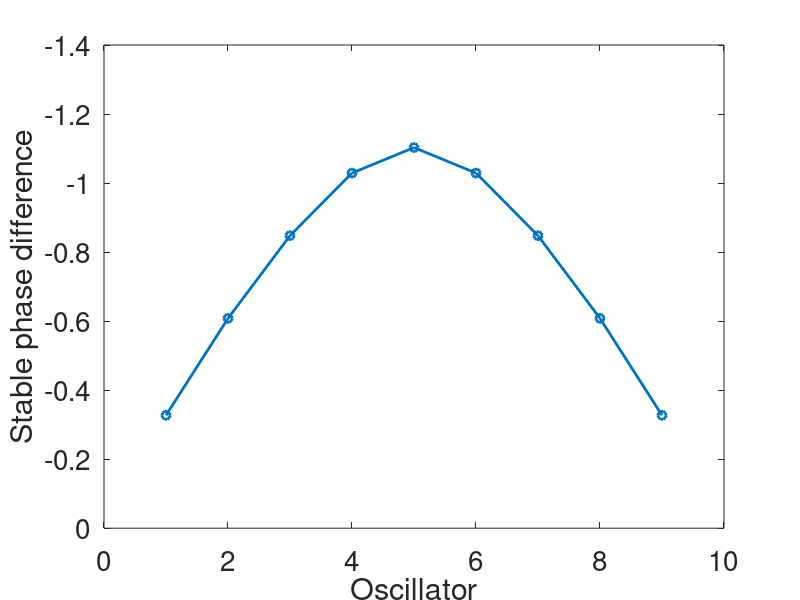
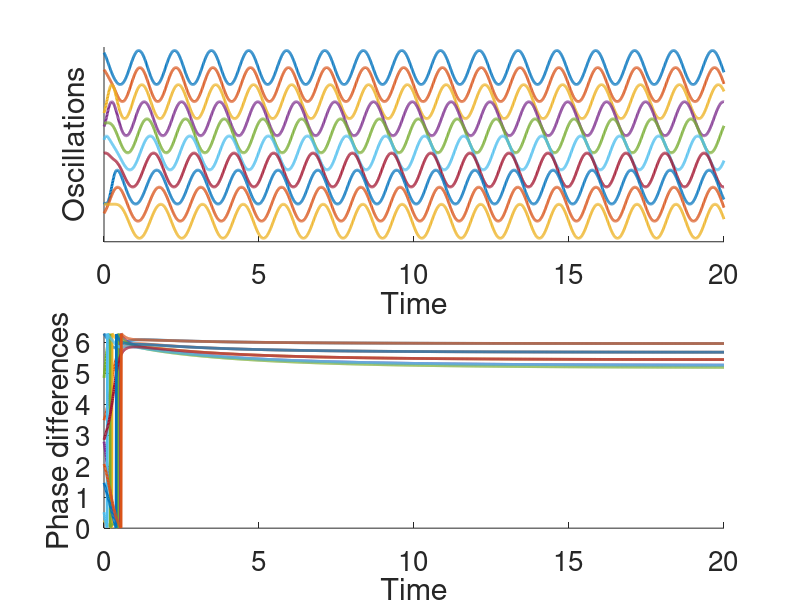
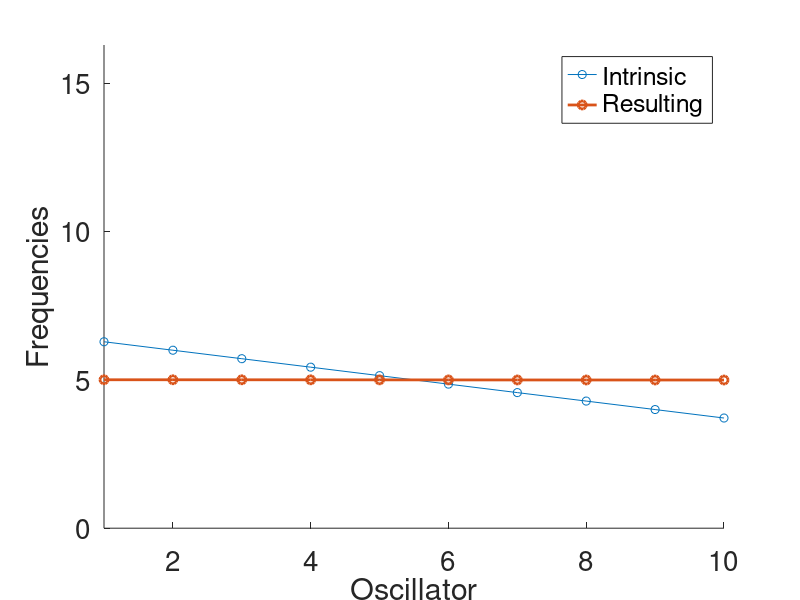

Write the MATLAB code that produced these figures, in order.
function chain_phase_oscil(a,e,Noscils)
 % a is the coupling strength. e is the difference of intrinsic frequencies
 % from one oscillator to the next (typically negative, to get a head to
 % tail traveling wave). Noscils is the number of oscillators.
 close all
if nargin<1
    a = 4; % Coupling strength. FEEL FREE TO CHANGE
end
if nargin<2
    e=-pi/11;  % Difference of intrinsic frequencies from one oscillator to the next. FEEL FREE TO CHANGE
end
if nargin<3
    Noscils=10;  % Number of oscillators. FEEL FREE TO CHANGE
end
close all

disp(sprintf('\n Noscils: %d,   Difference of freq: e=%.2f  Coupling strength a=%0.2f\n',Noscils,e,a))

% Set the frequency values to the oscillators. CHANGE FOR QUESTIONS 6.b
% Oscillator 1 is the head. Oscillator Noscils is the tail
omega = 2*pi*ones(Noscils, 1);
for i=2:Noscils
    omega(i)=omega(i-1)+e;
    %omega(i)=omega(1)+exp((i-1/Noscils)^5)*e*Noscils;
    %omega(i)=omega(i-1)*0.96;
end
dif_omega = diff(omega);


% USE HERE WHAT YOU KNOW FROM THE ANALYSIS PRESENTED IN THE LECTURE TO
% PREDICT WHETHER THE SYSTEM WILL CONVERGE OR NOT.

% COMPUTE THE COUPLING MATRIX
d = -2*ones(Noscils-1,1);
d1= ones(Noscils-2,1);
A = a*(diag(d,0) + diag(d1,1) + diag(d1,-1));

% Compute the fixed points
% COMPUTE THE VECTOR S
S = -(A\dif_omega);

% DETERMINE THE SYNCHRONIZATION CRITERION: (example
% synchronization_achieved=a>12 )
synchronization_achieved = a>=abs(e)*Noscils*Noscils/8;

if synchronization_achieved
    disp(sprintf('Synchronization achieved:\n'));
    % COMPUTE THE FIXED POINTS FOR THE PHASE DIFFERENCES:
    fixed_points = asin(S);
        
    figure(1)
    plot(fixed_points,'o-','LineWidth',2)
    set(gca,'FontSize',20)
    set(gca,'YDir','Reverse')
    aa=axis;
    axis([0 Noscils aa(3) 0])
    xlabel('Oscillator')
    ylabel('Stable phase difference')
    hold off
    print -dpng chain_phase_oscil_phases.png
end

% Running the dynamical system

dt = 0.01;
t_end = 20;

% evolution of the different oscillators
dtheta = zeros(Noscils,1);
theta  = 2*pi*(rand(Noscils,1)-0.5); % Random initial conditions

counter = 0;
% Euler integration (NOTE: FEEL FREE TO IMPLEMENT AS A RUNGE-KUTA
% INTEGRATION)
for t=0:dt:t_end
    counter = counter+1;

        % apply a mechanical input to the tail segment
    % UPDATE HERE THE TERM TO APPLY A PERIODIC FORCING TERM, CF QUESTION
    % 6.C
    a_sens = 0;
    omega_mech = 2*pi*2;
    
    % Evolution of the different oscillators
    % COMPUTE THE DERIVATIVES OF THETA FOR THE DIFFERENT OSCILLATORS    
    dtheta = omega + [a*sin(theta(2:end)-theta(1:end-1)); a_sens*sin(omega_mech*t-theta(end))] + [0; a*sin(theta(1:end-1)-theta(2:end))]; 
   
    % Euler integration
    theta = theta + dtheta*dt;
    
    %keep logs
    T(counter) = t;
    THETA(counter,:) = theta;
    DTHETA(counter,:) = dtheta;
    X(counter,:)  = cos(theta);
end

% Estimate the resulting frequencies of each oscillators by taking the
% average rate of each oscillators for the last 20 time steps
for i=1:Noscils
    resulting_freq(i) = mean(DTHETA([end-20 end], i));
end

% Make figures and plots

figure(2)
subplot(211)
hold on
set(gca,'FontSize',20)
for (i=1:Noscils)
    X_shifted(:,i) = X(:,i) + 1 + Noscils-i;
end
plot(T,X_shifted,'LineWidth',2)
axis([0 t_end -0.2 Noscils+1.2])
set(gca,'ytick',[])
xlabel('Time')
ylabel('Oscillations')

subplot(212)
hold on
set(gca,'FontSize',20)
plot(T,mod(diff(THETA')',2*pi),'LineWidth',2)
if abs(S)<=1.0
    plot(T(end),fixed_points,'o')
end
axis([0 t_end 0 2*pi])
xlabel('Time')
ylabel('Phase differences')
print -dpng chain_phase_oscil.png

figure(3)
hold   on
set(gca,'FontSize',20)

if   a_sens == 0.0
    plot([1: Noscils],omega,'o-',[1: Noscils],resulting_freq,'o-','LineWidth',2)
    legend('Intrinsic', 'Resulting','location','best')
else
    plot([1: Noscils],omega,'o-',[1: Noscils],resulting_freq,'o-',Noscils,omega_mech,'o','LineWidth',2)
    legend('Intrinsic', 'Resulting','Mechanical','location','best')
end

axis([1 Noscils 0 max(omega)+10])
xlabel('Oscillator')
ylabel('Frequencies')
print -dpng chain_phase_oscil_freq.png
end
